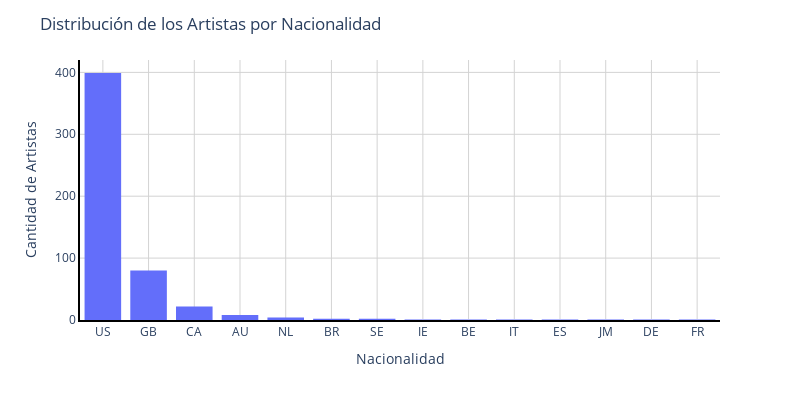

Source (notebook cell):
### Markdown cell above
Finalmente, con el trabajo realizado y habiéndose verificado la validez de los datos, fue posible validar la hipótesis de que la mayoría de los artistas del *dataset* son estadounidenses:

### Code cell
# Creación del histograma.
fig = px.histogram(nationality_artists, x="Nationality", width=800, height=400,)

# Ajuste de los títulos de los ejes.
fig.update_layout(
    title="Distribución de los Artistas por Nacionalidad",
    yaxis_title_text="Cantidad de Artistas",
    xaxis_title_text="Nacionalidad",
    xaxis={'categoryorder': 'total descending'}  # Ordenamiento de mayor a menor cantidad de artistas.
)

configurar_fondo(fig)

fig.show()

### Figure 1 — Plotly figure (JSON) as saved in the notebook; plotly's stock layout.template omitted (floating-point values rounded to 4 significant figures; data arrays with more than 128 entries replaced by an {"elided": "..."} marker saying what was removed)
{"data": [{"alignmentgroup": "True", "bingroup": "x", "hovertemplate": "Nationality=%{x}<br>count=%{y}<extra></extra>", "legendgroup": "", "marker": {"color": "#636efa", "pattern": {"shape": ""}}, "name": "", "offsetgroup": "", "orientation": "v", "showlegend": false, "type": "histogram", "x": {"elided": "535 str values"}, "xaxis": "x", "yaxis": "y"}], "layout": {"barmode": "relative", "height": 400, "legend": {"tracegroupgap": 0}, "margin": {"t": 60}, "plot_bgcolor": "white", "title": {"text": "Distribución de los Artistas por Nacionalidad"}, "width": 800, "xaxis": {"anchor": "y", "categoryorder": "total descending", "domain": [0, 1], "gridcolor": "lightgray", "linecolor": "black", "linewidth": 2, "showline": true, "title": {"text": "Nacionalidad"}}, "yaxis": {"anchor": "x", "domain": [0, 1], "gridcolor": "lightgray", "linecolor": "black", "linewidth": 2, "showline": true, "title": {"text": "Cantidad de Artistas"}}}}
